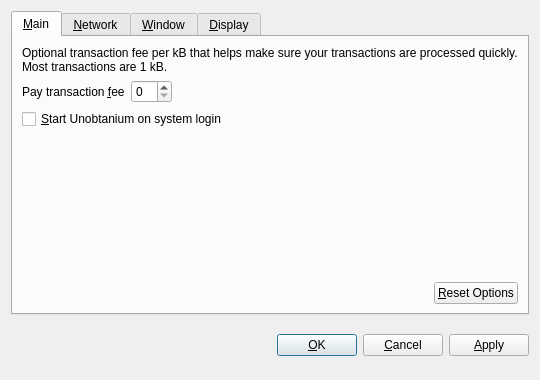
<?xml version="1.0" encoding="UTF-8"?>
<ui version="4.0">
 <class>OptionsDialog</class>
 <widget class="QDialog" name="OptionsDialog">
  <property name="geometry">
   <rect>
    <x>0</x>
    <y>0</y>
    <width>540</width>
    <height>380</height>
   </rect>
  </property>
  <property name="windowTitle">
   <string>Options</string>
  </property>
  <property name="modal">
   <bool>true</bool>
  </property>
  <layout class="QVBoxLayout" name="verticalLayout">
   <item>
    <widget class="QTabWidget" name="tabWidget">
     <property name="tabPosition">
      <enum>QTabWidget::North</enum>
     </property>
     <property name="currentIndex">
      <number>0</number>
     </property>
     <widget class="QWidget" name="tabMain">
      <attribute name="title">
       <string>&amp;Main</string>
      </attribute>
      <layout class="QVBoxLayout" name="verticalLayout_Main">
       <item>
        <widget class="QLabel" name="transactionFeeInfoLabel">
         <property name="text">
          <string>Optional transaction fee per kB that helps make sure your transactions are processed quickly. Most transactions are 1 kB.</string>
         </property>
         <property name="textFormat">
          <enum>Qt::PlainText</enum>
         </property>
         <property name="wordWrap">
          <bool>true</bool>
         </property>
        </widget>
       </item>
       <item>
        <layout class="QHBoxLayout" name="horizontalLayout_1_Main">
         <item>
          <widget class="QLabel" name="transactionFeeLabel">
           <property name="text">
            <string>Pay transaction &amp;fee</string>
           </property>
           <property name="textFormat">
            <enum>Qt::PlainText</enum>
           </property>
           <property name="buddy">
            <cstring>transactionFee</cstring>
           </property>
          </widget>
         </item>
         <item>
          <widget class="BitcoinAmountField" name="transactionFee"/>
         </item>
         <item>
          <spacer name="horizontalSpacer_1_Main">
           <property name="orientation">
            <enum>Qt::Horizontal</enum>
           </property>
           <property name="sizeHint" stdset="0">
            <size>
             <width>40</width>
             <height>20</height>
            </size>
           </property>
          </spacer>
         </item>
        </layout>
       </item>
       <item>
        <widget class="QCheckBox" name="bitcoinAtStartup">
         <property name="toolTip">
          <string>Automatically start Unobtanium after logging in to the system.</string>
         </property>
         <property name="text">
          <string>&amp;Start Unobtanium on system login</string>
         </property>
        </widget>
       </item>
       <item>
        <spacer name="verticalSpacer_Main">
         <property name="orientation">
          <enum>Qt::Vertical</enum>
         </property>
         <property name="sizeHint" stdset="0">
          <size>
           <width>20</width>
           <height>40</height>
          </size>
         </property>
        </spacer>
       </item>
       <item>
        <layout class="QHBoxLayout" name="horizontalLayout_2_Main">
         <item>
          <spacer name="horizontalSpacer_2_Main">
           <property name="orientation">
            <enum>Qt::Horizontal</enum>
           </property>
           <property name="sizeHint" stdset="0">
            <size>
             <width>40</width>
             <height>20</height>
            </size>
           </property>
          </spacer>
         </item>
         <item>
          <widget class="QPushButton" name="resetButton">
           <property name="toolTip">
            <string>Reset all client options to default.</string>
           </property>
           <property name="text">
            <string>&amp;Reset Options</string>
           </property>
           <property name="autoDefault">
            <bool>false</bool>
           </property>
          </widget>
         </item>
        </layout>
       </item>
      </layout>
     </widget>
     <widget class="QWidget" name="tabNetwork">
      <attribute name="title">
       <string>&amp;Network</string>
      </attribute>
      <layout class="QVBoxLayout" name="verticalLayout_Network">
       <item>
        <widget class="QCheckBox" name="mapPortUpnp">
         <property name="toolTip">
          <string>Automatically open the Unobtanium client port on the router. This only works when your router supports UPnP and it is enabled.</string>
         </property>
         <property name="text">
          <string>Map port using &amp;UPnP</string>
         </property>
        </widget>
       </item>
       <item>
        <widget class="QCheckBox" name="connectSocks">
         <property name="toolTip">
          <string>Connect to the Unobtanium network through a SOCKS proxy (e.g. when connecting through Tor).</string>
         </property>
         <property name="text">
          <string>&amp;Connect through SOCKS proxy:</string>
         </property>
        </widget>
       </item>
       <item>
        <layout class="QHBoxLayout" name="horizontalLayout_Network">
         <item>
          <widget class="QLabel" name="proxyIpLabel">
           <property name="text">
            <string>Proxy &amp;IP:</string>
           </property>
           <property name="textFormat">
            <enum>Qt::PlainText</enum>
           </property>
           <property name="buddy">
            <cstring>proxyIp</cstring>
           </property>
          </widget>
         </item>
         <item>
          <widget class="QValidatedLineEdit" name="proxyIp">
           <property name="maximumSize">
            <size>
             <width>140</width>
             <height>16777215</height>
            </size>
           </property>
           <property name="toolTip">
            <string>IP address of the proxy (e.g. 127.0.0.1)</string>
           </property>
          </widget>
         </item>
         <item>
          <widget class="QLabel" name="proxyPortLabel">
           <property name="text">
            <string>&amp;Port:</string>
           </property>
           <property name="textFormat">
            <enum>Qt::PlainText</enum>
           </property>
           <property name="buddy">
            <cstring>proxyPort</cstring>
           </property>
          </widget>
         </item>
         <item>
          <widget class="QLineEdit" name="proxyPort">
           <property name="maximumSize">
            <size>
             <width>55</width>
             <height>16777215</height>
            </size>
           </property>
           <property name="toolTip">
            <string>Port of the proxy (e.g. 9050)</string>
           </property>
          </widget>
         </item>
         <item>
          <widget class="QLabel" name="socksVersionLabel">
           <property name="text">
            <string>SOCKS &amp;Version:</string>
           </property>
           <property name="textFormat">
            <enum>Qt::PlainText</enum>
           </property>
           <property name="buddy">
            <cstring>socksVersion</cstring>
           </property>
          </widget>
         </item>
         <item>
          <widget class="QValueComboBox" name="socksVersion">
           <property name="toolTip">
            <string>SOCKS version of the proxy (e.g. 5)</string>
           </property>
          </widget>
         </item>
         <item>
          <spacer name="horizontalSpacer_Network">
           <property name="orientation">
            <enum>Qt::Horizontal</enum>
           </property>
           <property name="sizeHint" stdset="0">
            <size>
             <width>40</width>
             <height>20</height>
            </size>
           </property>
          </spacer>
         </item>
        </layout>
       </item>
       <item>
        <spacer name="verticalSpacer_Network">
         <property name="orientation">
          <enum>Qt::Vertical</enum>
         </property>
         <property name="sizeHint" stdset="0">
          <size>
           <width>20</width>
           <height>40</height>
          </size>
         </property>
        </spacer>
       </item>
      </layout>
     </widget>
     <widget class="QWidget" name="tabWindow">
      <attribute name="title">
       <string>&amp;Window</string>
      </attribute>
      <layout class="QVBoxLayout" name="verticalLayout_Window">
       <item>
        <widget class="QCheckBox" name="minimizeToTray">
         <property name="toolTip">
          <string>Show only a tray icon after minimizing the window.</string>
         </property>
         <property name="text">
          <string>&amp;Minimize to the tray instead of the taskbar</string>
         </property>
        </widget>
       </item>
       <item>
        <widget class="QCheckBox" name="minimizeOnClose">
         <property name="toolTip">
          <string>Minimize instead of exit the application when the window is closed. When this option is enabled, the application will be closed only after selecting Quit in the menu.</string>
         </property>
         <property name="text">
          <string>M&amp;inimize on close</string>
         </property>
        </widget>
       </item>
       <item>
        <spacer name="verticalSpacer_Window">
         <property name="orientation">
          <enum>Qt::Vertical</enum>
         </property>
         <property name="sizeHint" stdset="0">
          <size>
           <width>20</width>
           <height>40</height>
          </size>
         </property>
        </spacer>
       </item>
      </layout>
     </widget>
     <widget class="QWidget" name="tabDisplay">
      <attribute name="title">
       <string>&amp;Display</string>
      </attribute>
      <layout class="QVBoxLayout" name="verticalLayout_Display">
       <item>
        <layout class="QHBoxLayout" name="horizontalLayout_1_Display">
         <item>
          <widget class="QLabel" name="langLabel">
           <property name="text">
            <string>User Interface &amp;language:</string>
           </property>
           <property name="textFormat">
            <enum>Qt::PlainText</enum>
           </property>
           <property name="buddy">
            <cstring>lang</cstring>
           </property>
          </widget>
         </item>
         <item>
          <widget class="QValueComboBox" name="lang">
           <property name="toolTip">
            <string>The user interface language can be set here. This setting will take effect after restarting Unobtanium.</string>
           </property>
          </widget>
         </item>
        </layout>
       </item>
       <item>
        <layout class="QHBoxLayout" name="horizontalLayout_2_Display">
         <item>
          <widget class="QLabel" name="unitLabel">
           <property name="text">
            <string>&amp;Unit to show amounts in:</string>
           </property>
           <property name="textFormat">
            <enum>Qt::PlainText</enum>
           </property>
           <property name="buddy">
            <cstring>unit</cstring>
           </property>
          </widget>
         </item>
         <item>
          <widget class="QValueComboBox" name="unit">
           <property name="toolTip">
            <string>Choose the default subdivision unit to show in the interface and when sending coins.</string>
           </property>
          </widget>
         </item>
        </layout>
       </item>
       <item>
        <widget class="QCheckBox" name="displayAddresses">
         <property name="toolTip">
          <string>Whether to show Unobtanium addresses in the transaction list or not.</string>
         </property>
         <property name="text">
          <string>&amp;Display addresses in transaction list</string>
         </property>
        </widget>
       </item>
       <item>
        <spacer name="verticalSpacer_Display">
         <property name="orientation">
          <enum>Qt::Vertical</enum>
         </property>
         <property name="sizeHint" stdset="0">
          <size>
           <width>20</width>
           <height>40</height>
          </size>
         </property>
        </spacer>
       </item>
      </layout>
     </widget>
    </widget>
   </item>
   <item>
    <layout class="QHBoxLayout" name="horizontalLayout_Buttons">
     <item>
      <spacer name="horizontalSpacer_1">
       <property name="orientation">
        <enum>Qt::Horizontal</enum>
       </property>
       <property name="sizeHint" stdset="0">
        <size>
         <width>40</width>
         <height>48</height>
        </size>
       </property>
      </spacer>
     </item>
     <item>
      <widget class="QLabel" name="statusLabel">
       <property name="font">
        <font>
         <weight>75</weight>
         <bold>true</bold>
        </font>
       </property>
       <property name="text">
        <string/>
       </property>
       <property name="textFormat">
        <enum>Qt::PlainText</enum>
       </property>
       <property name="wordWrap">
        <bool>true</bool>
       </property>
      </widget>
     </item>
     <item>
      <spacer name="horizontalSpacer_2">
       <property name="orientation">
        <enum>Qt::Horizontal</enum>
       </property>
       <property name="sizeHint" stdset="0">
        <size>
         <width>40</width>
         <height>48</height>
        </size>
       </property>
      </spacer>
     </item>
     <item>
      <widget class="QPushButton" name="okButton">
       <property name="text">
        <string>&amp;OK</string>
       </property>
      </widget>
     </item>
     <item>
      <widget class="QPushButton" name="cancelButton">
       <property name="text">
        <string>&amp;Cancel</string>
       </property>
       <property name="autoDefault">
        <bool>false</bool>
       </property>
      </widget>
     </item>
     <item>
      <widget class="QPushButton" name="applyButton">
       <property name="text">
        <string>&amp;Apply</string>
       </property>
       <property name="autoDefault">
        <bool>false</bool>
       </property>
      </widget>
     </item>
    </layout>
   </item>
  </layout>
 </widget>
 <customwidgets>
  <customwidget>
   <class>BitcoinAmountField</class>
   <extends>QSpinBox</extends>
   <header>bitcoinamountfield.h</header>
  </customwidget>
  <customwidget>
   <class>QValueComboBox</class>
   <extends>QComboBox</extends>
   <header>qvaluecombobox.h</header>
  </customwidget>
  <customwidget>
   <class>QValidatedLineEdit</class>
   <extends>QLineEdit</extends>
   <header>qvalidatedlineedit.h</header>
  </customwidget>
 </customwidgets>
 <resources/>
 <connections/>
</ui>
